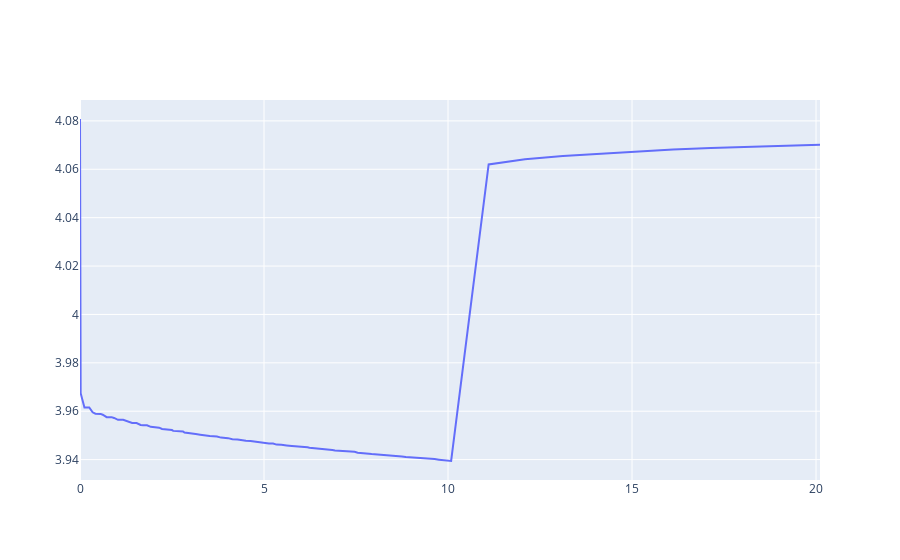

The notebook cell saved with this chart:
### Markdown cell above
A plot of time vs voltage confirms the data looks correct for fitting. In this situation, we would prefer to have additional samples from the relaxation, but as we will show below, PyBOP is still able to identify a parameter values that fit this system.

### Code cell
go.Figure(
    data=go.Scatter(
        x=df["ProgTime"],
        y=df["Voltage"],
    )
)
